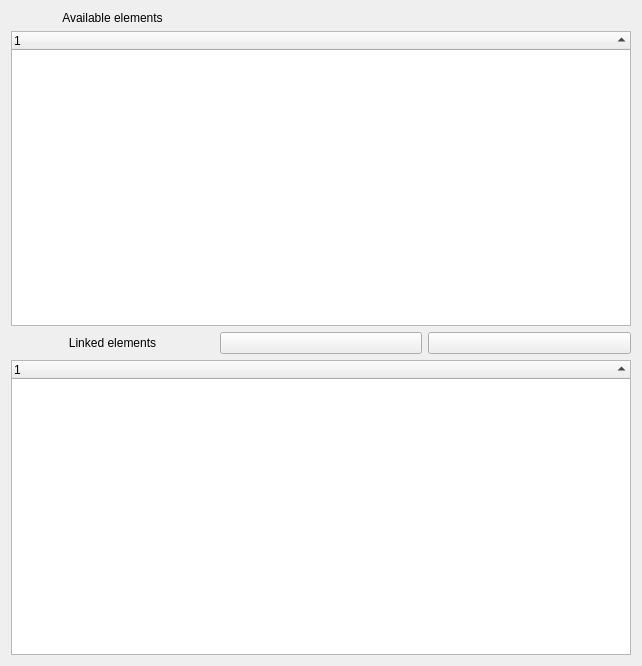
<?xml version="1.0" encoding="UTF-8"?>
<ui version="4.0">
 <class>MasterPropertiesWidget</class>
 <widget class="QWidget" name="MasterPropertiesWidget">
  <property name="geometry">
   <rect>
    <x>0</x>
    <y>0</y>
    <width>642</width>
    <height>666</height>
   </rect>
  </property>
  <property name="minimumSize">
   <size>
    <width>300</width>
    <height>400</height>
   </size>
  </property>
  <property name="windowTitle">
   <string>Form</string>
  </property>
  <layout class="QGridLayout" name="gridLayout">
   <item row="2" column="2">
    <widget class="QLabel" name="label_2">
     <property name="frameShape">
      <enum>QFrame::NoFrame</enum>
     </property>
     <property name="frameShadow">
      <enum>QFrame::Plain</enum>
     </property>
     <property name="text">
      <string>Linked elements</string>
     </property>
     <property name="scaledContents">
      <bool>false</bool>
     </property>
     <property name="alignment">
      <set>Qt::AlignCenter</set>
     </property>
    </widget>
   </item>
   <item row="3" column="2" colspan="3">
    <widget class="QTreeWidget" name="m_link_tree_widget">
     <property name="frameShape">
      <enum>QFrame::StyledPanel</enum>
     </property>
     <property name="showDropIndicator" stdset="0">
      <bool>false</bool>
     </property>
     <property name="iconSize">
      <size>
       <width>32</width>
       <height>32</height>
      </size>
     </property>
     <property name="indentation">
      <number>5</number>
     </property>
     <property name="uniformRowHeights">
      <bool>true</bool>
     </property>
     <property name="sortingEnabled">
      <bool>true</bool>
     </property>
     <attribute name="headerDefaultSectionSize">
      <number>80</number>
     </attribute>
     <attribute name="headerStretchLastSection">
      <bool>true</bool>
     </attribute>
     <column>
      <property name="text">
       <string notr="true">1</string>
      </property>
     </column>
    </widget>
   </item>
   <item row="1" column="2" colspan="3">
    <widget class="QTreeWidget" name="m_free_tree_widget">
     <property name="showDropIndicator" stdset="0">
      <bool>false</bool>
     </property>
     <property name="iconSize">
      <size>
       <width>32</width>
       <height>32</height>
      </size>
     </property>
     <property name="indentation">
      <number>5</number>
     </property>
     <property name="uniformRowHeights">
      <bool>true</bool>
     </property>
     <property name="sortingEnabled">
      <bool>true</bool>
     </property>
     <property name="wordWrap">
      <bool>false</bool>
     </property>
     <attribute name="headerVisible">
      <bool>true</bool>
     </attribute>
     <attribute name="headerCascadingSectionResizes">
      <bool>false</bool>
     </attribute>
     <attribute name="headerDefaultSectionSize">
      <number>80</number>
     </attribute>
     <attribute name="headerStretchLastSection">
      <bool>true</bool>
     </attribute>
     <column>
      <property name="text">
       <string notr="true">1</string>
      </property>
     </column>
    </widget>
   </item>
   <item row="0" column="2">
    <widget class="QLabel" name="label">
     <property name="text">
      <string>Available elements</string>
     </property>
     <property name="alignment">
      <set>Qt::AlignCenter</set>
     </property>
    </widget>
   </item>
   <item row="2" column="3">
    <widget class="QPushButton" name="unlink_button">
     <property name="toolTip">
      <string>&lt;html&gt;&lt;head/&gt;&lt;body&gt;&lt;p&gt;Unlink the selected element&lt;/p&gt;&lt;/body&gt;&lt;/html&gt;</string>
     </property>
     <property name="text">
      <string/>
     </property>
     <property name="icon">
      <iconset resource="../../qelectrotech.qrc">
       <normaloff>:/ico/16x16/go-up.png</normaloff>:/ico/16x16/go-up.png</iconset>
     </property>
    </widget>
   </item>
   <item row="2" column="4">
    <widget class="QPushButton" name="link_button">
     <property name="toolTip">
      <string>&lt;html&gt;&lt;head/&gt;&lt;body&gt;&lt;p&gt;Link the selected element&lt;/p&gt;&lt;/body&gt;&lt;/html&gt;</string>
     </property>
     <property name="text">
      <string/>
     </property>
     <property name="icon">
      <iconset resource="../../qelectrotech.qrc">
       <normaloff>:/ico/16x16/go-down.png</normaloff>:/ico/16x16/go-down.png</iconset>
     </property>
    </widget>
   </item>
  </layout>
 </widget>
 <resources>
  <include location="../../qelectrotech.qrc"/>
 </resources>
 <connections/>
</ui>
